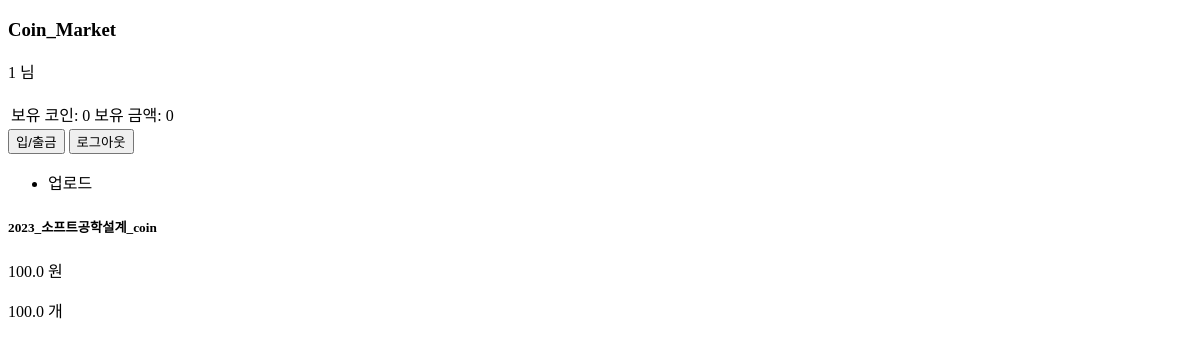
/ (signed in), run on an earlier commit of the app's database.
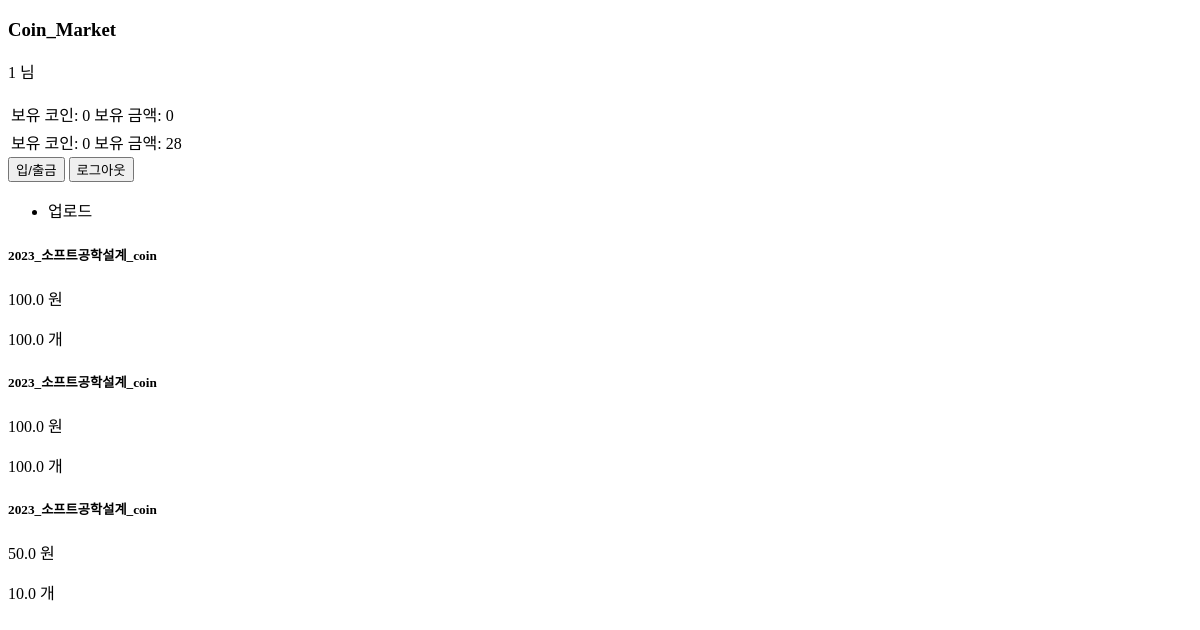
And on a later commit of the database.
### server.py (models this page shows, shortened)
class User_Class(db.Model):
    id = db.Column(db.Integer, primary_key=True, unique=True, autoincrement=True)
    u_id = db.Column(db.String(20))
    u_pw = db.Column(db.String(20))
    u_name = db.Column(db.String(20))
    u_cash = db.Column(db.String(50))
    u_coin = db.Column(db.String(50))

class Market_Class(db.Model):
    id = db.Column(db.Integer, primary_key=True, unique=True, autoincrement=True)
    m_name = db.Column(db.String(50))
    m_price = db.Column(db.Float)
    m_coin = db.Column(db.Float)

### server.py (the view)
@app.route("/", methods=["GET", "POST"])
def main():
    if request.method == "POST":
        return redirect(url_for("search", word=request.form["search"]))
    else:
        if "username" in session:
            username = session["username"]
            product_query = Market_Class.query.all()
            user_query = User_Class.query.all()
            return render_template(
                "main2.html",
                username=username,
                product_query=product_query,
                user_query=user_query,
            )
        else:
            product_query = Market_Class.query.all()
            return render_template("main.html", product_query=product_query)

### templates/main2.html (shortened to what this page needs)
<!DOCTYPE html>
<html lang="en">
  <head>
  </head>
  <body>
    <div class="m-5">
      <h3 class="text-center" onclick="location.href='/'">Coin_Market</h3>
    </div>
    <div class="d-block">
      <p class="text-right mt-3">{{username}} 님</p>
      <table>
        <tbody>
          {% for st in user_query %}
          <tr>
            <td>보유 코인: {{st.u_coin}}</td>
            <td>보유 금액: {{st.u_cash}}</td>
          </tr>
          {% endfor %}
        </tbody>
      </table>
      <button
        type="button"
        class="btn btn-light float-right"
        onclick="location.href='/update_cash_input'"
      >
      입/출금
      </button>
      <button
        type="button"
        href="{{ url_for('logout') }}"
        class="btn btn-light float-right"
        onclick="location.href='/logout'"
      >
        로그아웃
      </button>
      <ul class="navbar-nav mr-auto mt-2 mt-lg-0">
        <li class="nav-item active">
          <a class="nav-link" onclick="location.href='/upload'">업로드</a>
        </li>
      </ul>
      <div class="row mt-4">
        {% for st in product_query %}
        <div class="card col-6 border-0">
          <div class="card-body">
            <h5 class="card-title">{{ st.m_name }}</h5>
            <p class="card-text">{{ st.m_price }} 원</p>
            <p class="card-text">{{ st.m_coin }} 개</p>
          </div>
        </div>
        {% endfor %}
      </div>
    </div>
  </body>
</html>

What changed in the data, as far as the page shows it:
added User_Class: u_coin "0", u_cash "28"
added Market_Class: m_name "2023_소프트공학설계_coin", m_price "100.0", m_coin "100.0"
added Market_Class: m_name "2023_소프트공학설계_coin", m_price "50.0", m_coin "10.0"
